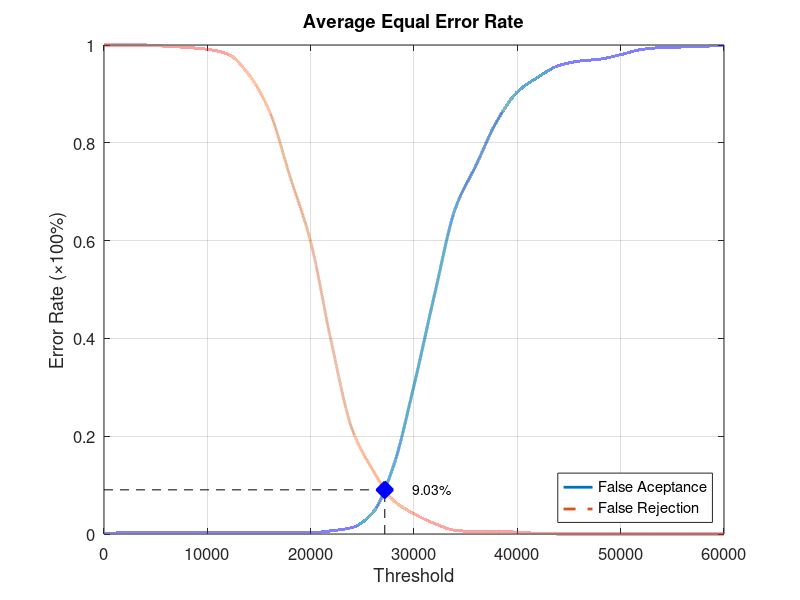
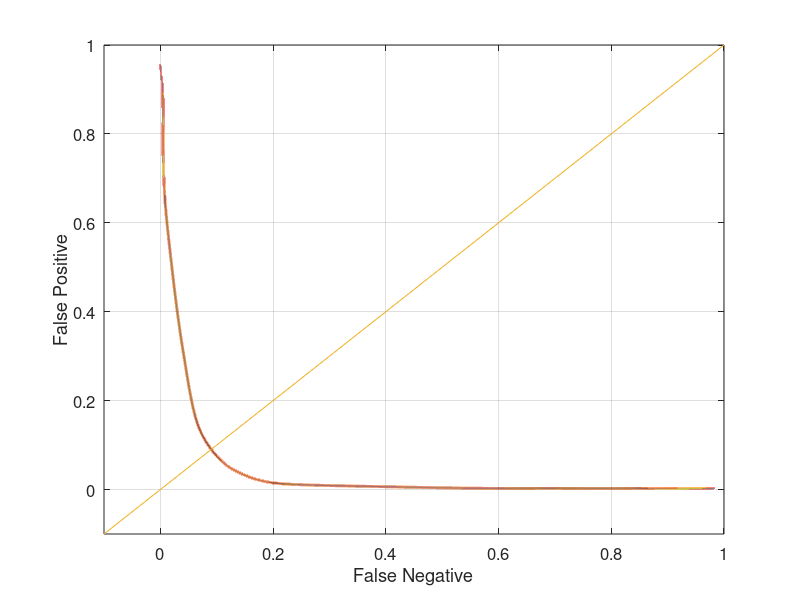

Source code (MATLAB) for these figures, in order:
function yEER = Experiment4Average
close all;
clear;
clc;
x = 0:2000:60000;
xq = 0:0.5:60000;

y0 = [0 0.00263158 0.00263158 0.00263158 0.00263158 0.00263158 0.00263158 0.00263158 0.00263158 0.00263158 0.00263158 0.00657895 0.0131579 0.0434211 0.138158 0.303947 0.490789 0.665789 0.753947 0.843421 0.903947 0.934211 0.957895 0.967105 0.971053 0.980263 0.990789 0.994737 0.996053 0.997368 1];
yy0 = interp1(x, y0, xq, 'pchip');
y1 = [1 1 1 0.9975 0.995 0.99125 0.98125 0.94 0.865 0.73125 0.5975 0.3925 0.215 0.13125 0.06875 0.04125 0.02125 0.0075 0.005 0.005 0.00375 0.00125 0 0 0 0 0 0 0 0 0];
yy1 = interp1(x, y1, xq, 'pchip');

% Calculating EER: 
y2 = abs(y0 - y1);
find(y2 == min(y2))
yy2 = abs(yy0 - yy1);
xEER = find(yy2 == min(yy2));
xEERIndex = xq(xEER) % X-axis EER
yEER = yy0(xEER) % Y-axis EER

main = figure
plot(xq, yy0,'-','LineWidth', 2);	hold on
plot(xq, yy1,'--','LineWidth', 2);	hold on
plot([xEERIndex xEERIndex], [0 yEER], 'k--');	hold on
plot([0 xEERIndex], [yEER yEER], 'k--');	hold on
plot(xEERIndex, yEER, 'bx', 'LineWidth', 10);	hold on
text(xEERIndex + 10 * xEERIndex / 100, yEER, [num2str(round((10000 * yEER)) / 100) '%'])
legend('False Aceptance', 'False Rejection', 'Location', 'SouthEast')
xlabel('Threshold')
ylabel('Error Rate (\times100%)')
title('Average Equal Error Rate')
set(gca, 'FontSize', 12)
axis([0 60000 0 1])
grid on

print(main, 'Experiment4AverageMain', '-dpng');
FNRxFPR = figure('Color', [1 1 1]);
plot(yy1, yy0, '-', yy1, yy0, 'LineWidth', 2);
hold on
y = -0.1:0.1:1
plot(y, y); 
set(gca, 'FontSize', 12)
xlabel('False Negative')
ylabel('False Positive')
axis([-0.1 1 -0.1 1])
set(gca, 'FontSize', 12)
grid on

print(FNRxFPR, 'Experiment4AverageFNRxFPR','-dpng');
end
